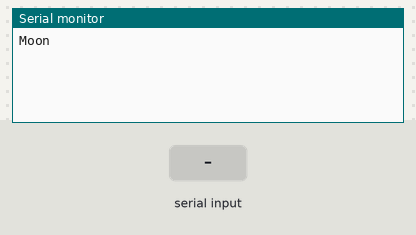
Bench run of a sketch on a simulated Arduino Uno, built with avr-gcc and run on an emulated ATmega328P. Parts: the last lines printed to the serial monitor. The inputs (shaded band) are chosen by the test bench.

Above: at 1.2 s.
1.3 s: "90,45\n" received over Serial
At 2.4 s:
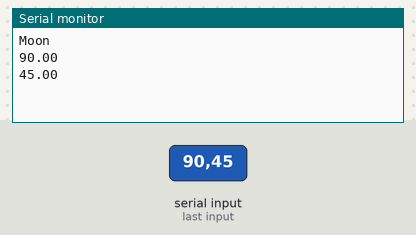
3.5 s: "30,150\n" received over Serial
At 5.9 s:
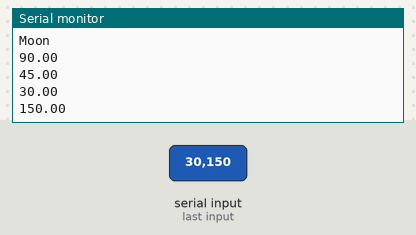
Timing chart, 0 to 7.4 s (numbered marks = the images above; inputs shaded):
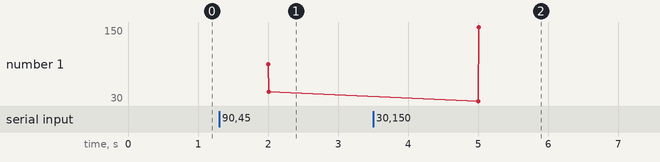

The sketch:

serial_communication.ino
```cpp
void setup() {
  // put your setup code here, to run once:
  Serial.begin(9600);
}

void loop() {
  String data;
  // put your main code here, to run repeatedly:
  if (Serial.available()){
    String data = Serial.readStringUntil('\n');  // Read until newline
    data.trim();  // Remove whitespace


    int commaIndex = data.indexOf(',');
    float az = data.substring(0, commaIndex).toFloat();
    float el = data.substring(commaIndex + 1).toFloat();

    Serial.println(az);
    Serial.println(el);
    delay(1000);
  }else{
    Serial.println("Moon");
  }

  delay(2000);
}
```

Measured:
- after the input at 1.3 s, the serial monitor: prints a new line after 0.70 s (image 1)
- after the input at 3.5 s, the serial monitor: prints a new line after 1.5 s (image 2)
- plotted number 1: 45 → 150 after the input at 3.5 s
